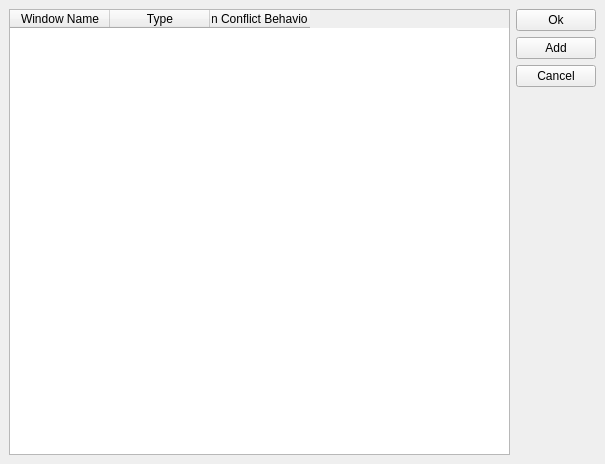
<?xml version="1.0" encoding="UTF-8"?>
<ui version="4.0">
 <class>AutoDetectionWindow</class>
 <widget class="QMainWindow" name="AutoDetectionWindow">
  <property name="geometry">
   <rect>
    <x>0</x>
    <y>0</y>
    <width>605</width>
    <height>464</height>
   </rect>
  </property>
  <property name="windowTitle">
   <string>MainWindow</string>
  </property>
  <widget class="QWidget" name="centralwidget">
   <layout class="QHBoxLayout" name="horizontalLayout">
    <item>
     <widget class="QTableWidget" name="tableWidget">
      <property name="columnCount">
       <number>3</number>
      </property>
      <column>
       <property name="text">
        <string>Window Name</string>
       </property>
      </column>
      <column>
       <property name="text">
        <string>Type</string>
       </property>
      </column>
      <column>
       <property name="text">
        <string>On Conflict Behaviour</string>
       </property>
      </column>
     </widget>
    </item>
    <item>
     <layout class="QVBoxLayout" name="verticalLayout">
      <item>
       <widget class="QPushButton" name="okButton">
        <property name="text">
         <string>Ok</string>
        </property>
       </widget>
      </item>
      <item>
       <widget class="QPushButton" name="addButton">
        <property name="text">
         <string>Add</string>
        </property>
       </widget>
      </item>
      <item>
       <widget class="QPushButton" name="cancelButton">
        <property name="text">
         <string>Cancel</string>
        </property>
       </widget>
      </item>
      <item>
       <spacer name="verticalSpacer">
        <property name="orientation">
         <enum>Qt::Vertical</enum>
        </property>
        <property name="sizeHint" stdset="0">
         <size>
          <width>20</width>
          <height>40</height>
         </size>
        </property>
       </spacer>
      </item>
     </layout>
    </item>
   </layout>
  </widget>
 </widget>
 <resources/>
 <connections/>
</ui>
